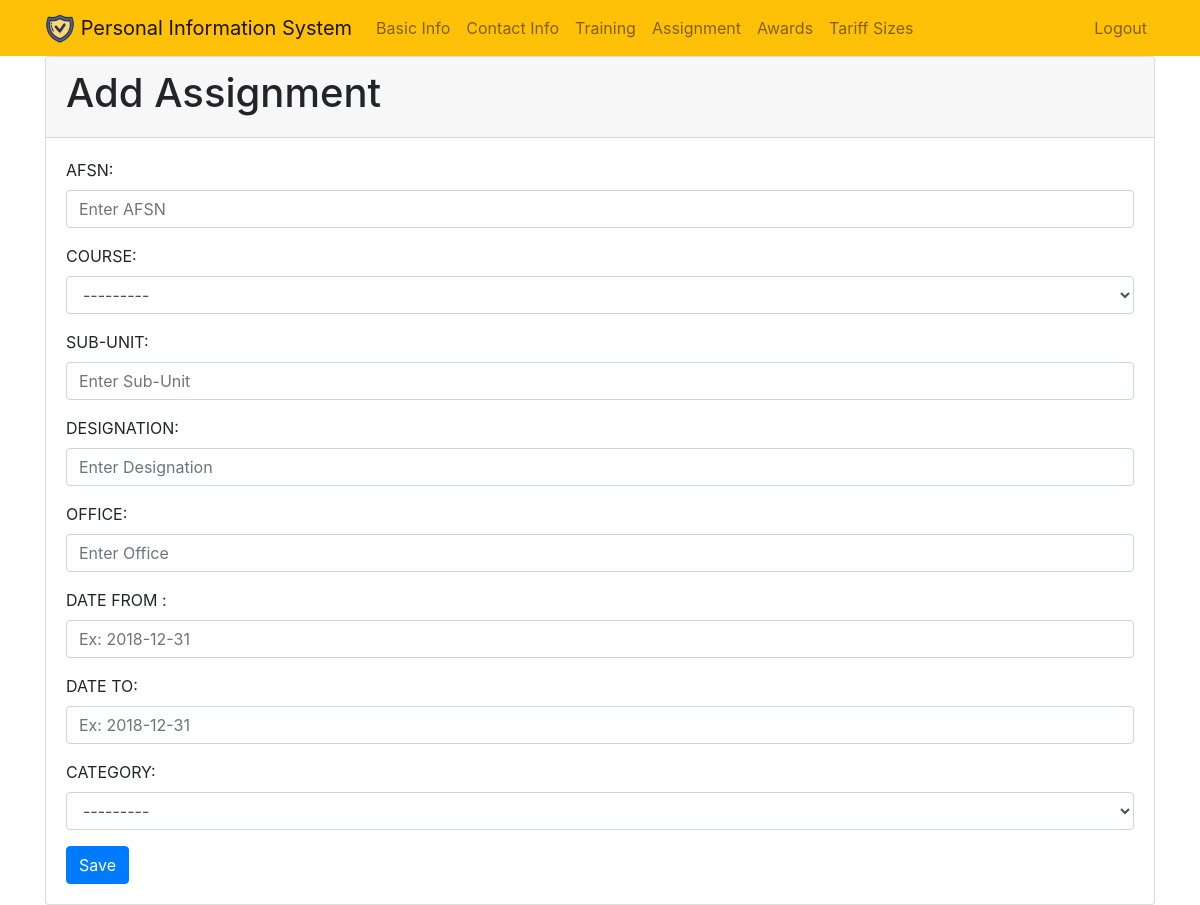
The page /assignment/add (signed in) on the database as committed earlier.
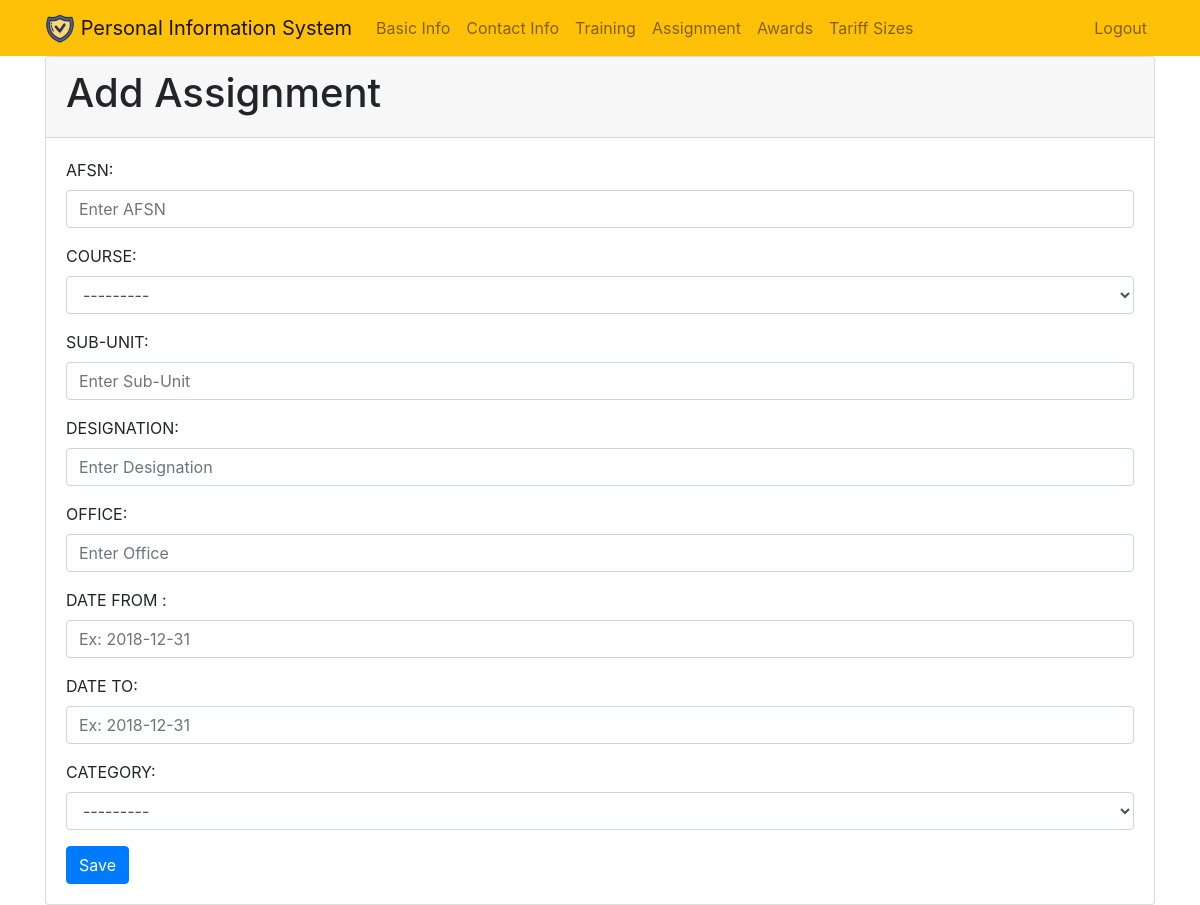
The same page on the database as committed later.
### assignment/models.py (models this page shows)
class UnitList(models.Model):
    unit = models.CharField(max_length=100)
    unitname = models.CharField(max_length=100)
    unitdescription = models.CharField(max_length=200)
    category = models.CharField(max_length=50)
    def __str__(self):
        return self.unit

### assignment/views.py (the view, shortened to what this page needs)
# urls.py: path('add', views.assignmentadd, name='assignmentadd'),
@login_required
def assignmentadd(request):
    if request.method == 'GET':
        return render(request, 'assignment/assignmentadd.html', {'form':AssignmentEditForm()})

### assignment/templates/assignment/assignmentadd.html (shortened to what this page needs)
{% extends "basic_info/base.html" %}
{% block content %}
<div class="card">
    <div class="card-header">
        <h1>Add Assignment</h1>
    </div>
    <div class="card-body">
        <form action="" method="POST">
        {{ form.as_p }}
        <button type="submit" class="btn btn-primary">Save</button>
        </form>
    </div>
</div>
{% endblock %}

Rows that differ between the two databases and show on the page:
added UnitList: unit "---------", category "---------"
Other text that changed with them:
form field unit: "---------" → (not shown)
form field category: "---------" → (not shown)
